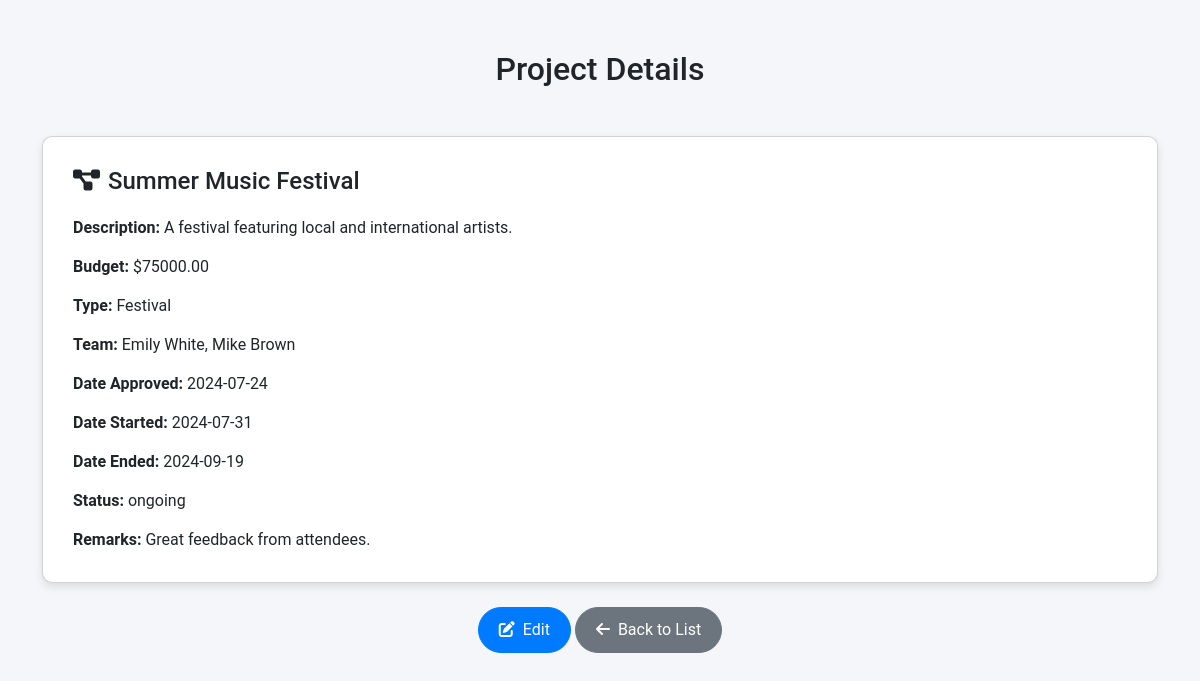
/view.php?id=7 (signed in), run on the app's committed database.
### tables this page shows
CREATE TABLE `projects` (
  `id` int(11) NOT NULL,
  `proj_name` varchar(255) NOT NULL,
  `description` text DEFAULT NULL,
  `budget` decimal(10,2) DEFAULT NULL,
  `type` varchar(100) DEFAULT NULL,
  `team` varchar(255) DEFAULT NULL,
  `date_approved` date DEFAULT NULL,
  `date_started` date DEFAULT NULL,
  `date_ended` date DEFAULT NULL,
  `status` enum('ongoing','stopped','completed') DEFAULT NULL,
  `remarks` text DEFAULT NULL
);

### view.php (the view, shortened to what this page needs)
<?php
$servername = "localhost";
$username = "root";
$password = "";
$dbname = "project";
$conn = new mysqli($servername, $username, $password, $dbname);
$id = $_GET['id'] ?? null;
$sql = "SELECT * FROM projects WHERE id=?";
$stmt = $conn->prepare($sql);
$stmt->bind_param("i", $id);
$stmt->execute();
$result = $stmt->get_result();
if ($result->num_rows > 0) {
    $project = $result->fetch_assoc();
} else {
    echo "Project not found";
    exit;
}
?>
<!DOCTYPE html>
<html lang="en">
<head>
    <link href="https://cdn.jsdelivr.net/npm/bootstrap@5.3.0/dist/css/bootstrap.min.css" rel="stylesheet">
    <link href="https://cdnjs.cloudflare.com/ajax/libs/font-awesome/6.0.0-beta3/css/all.min.css" rel="stylesheet">
</head>
<body>
    <div class="container">
        <h2 class="text-center mb-5">Project Details</h2>
        <div class="card">
            <div class="card-body">
                <h5 class="card-title"><i class="fas fa-project-diagram icon"></i><?php echo htmlspecialchars($project['proj_name']); ?></h5>
                <p class="card-text"><strong>Description:</strong> <?php echo nl2br(htmlspecialchars($project['description'])); ?></p>
                <p class="card-text"><strong>Budget:</strong> $<?php echo htmlspecialchars($project['budget']); ?></p>
                <p class="card-text"><strong>Type:</strong> <?php echo htmlspecialchars($project['type']); ?></p>
                <p class="card-text"><strong>Team:</strong> <?php echo htmlspecialchars($project['team']); ?></p>
                <p class="card-text"><strong>Date Approved:</strong> <?php echo htmlspecialchars($project['date_approved']); ?></p>
                <p class="card-text"><strong>Date Started:</strong> <?php echo htmlspecialchars($project['date_started']); ?></p>
                <p class="card-text"><strong>Date Ended:</strong> <?php echo htmlspecialchars($project['date_ended']); ?></p>
                <p class="card-text"><strong>Status:</strong> <?php echo htmlspecialchars($project['status']); ?></p>
                <p class="card-text"><strong>Remarks:</strong> <?php echo nl2br(htmlspecialchars($project['remarks'])); ?></p>
            </div>
        </div>
       <div class="mt-4 text-center">
    <a href="edit.php?id=<?php echo $project['id']; ?>" id="edit-button" class="btn btn-primary"><i class="fas fa-edit icon"></i>Edit</a>
    <a href="dashboard.php" id="back-button" class="btn btn-secondary"><i class="fas fa-arrow-left icon"></i>Back to List</a>
</div>
    </div>
</body>
</html>

### view.php (style rules this page uses)
body { background-color: #f4f6f9; font-family: 'Roboto', sans-serif; }
.container { margin-top: 50px; }
.card { border-radius: 10px; box-shadow: 0 4px 8px rgba(0, 0, 0, 0.1); }
.card-body { padding: 30px; }
.card-title { font-size: 1.5rem; margin-bottom: 20px; }
.card-text { margin-bottom: 15px; font-size: 1rem; }
.btn { padding: 10px 20px; font-size: 1rem; border-radius: 50px; transition: all 0.3s ease; }
.btn-primary { background-color: #007bff; border-color: #007bff; }
.btn-secondary { background-color: #6c757d; border-color: #6c757d; }
.icon { margin-right: 8px; }

### data on the page
projects: proj_name "Summer Music Festival", description "A festival featuring local and international artists.", budget "75000.00", type "Festival", team "Emily White, Mike Brown", date_approved "2024-07-24", date_started "2024-07-31", date_ended "2024-09-19", status "ongoing", remarks "Great feedback from attendees."
